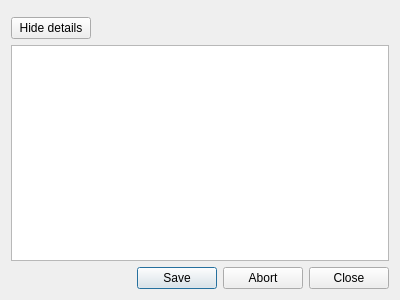
<?xml version="1.0" encoding="UTF-8"?>
<ui version="4.0">
 <class>Qync::ProcessDialogue</class>
 <widget class="QDialog" name="Qync::ProcessDialogue">
  <property name="geometry">
   <rect>
    <x>0</x>
    <y>0</y>
    <width>400</width>
    <height>300</height>
   </rect>
  </property>
  <property name="minimumSize">
   <size>
    <width>400</width>
    <height>0</height>
   </size>
  </property>
  <property name="windowTitle">
   <string>Dialog</string>
  </property>
  <layout class="QVBoxLayout" name="mainLayout">
   <item>
    <widget class="Qync::ProcessWidget" name="processWidget" native="true"/>
   </item>
   <item>
    <layout class="QHBoxLayout" name="horizontalLayout">
     <item>
      <widget class="QPushButton" name="detailsButton">
       <property name="text">
        <string>Hide details</string>
       </property>
       <property name="icon">
        <iconset theme="arrow-up">
         <normaloff>.</normaloff>.</iconset>
       </property>
      </widget>
     </item>
     <item>
      <spacer name="horizontalSpacer">
       <property name="orientation">
        <enum>Qt::Horizontal</enum>
       </property>
       <property name="sizeHint" stdset="0">
        <size>
         <width>40</width>
         <height>20</height>
        </size>
       </property>
      </spacer>
     </item>
    </layout>
   </item>
   <item>
    <widget class="QPlainTextEdit" name="details"/>
   </item>
   <item>
    <widget class="QDialogButtonBox" name="controls">
     <property name="orientation">
      <enum>Qt::Horizontal</enum>
     </property>
     <property name="standardButtons">
      <set>QDialogButtonBox::Abort|QDialogButtonBox::Close|QDialogButtonBox::Save</set>
     </property>
    </widget>
   </item>
  </layout>
 </widget>
 <customwidgets>
  <customwidget>
   <class>Qync::ProcessWidget</class>
   <extends>QWidget</extends>
   <header>src/processwidget.h</header>
   <container>1</container>
  </customwidget>
 </customwidgets>
 <resources/>
 <connections/>
</ui>
